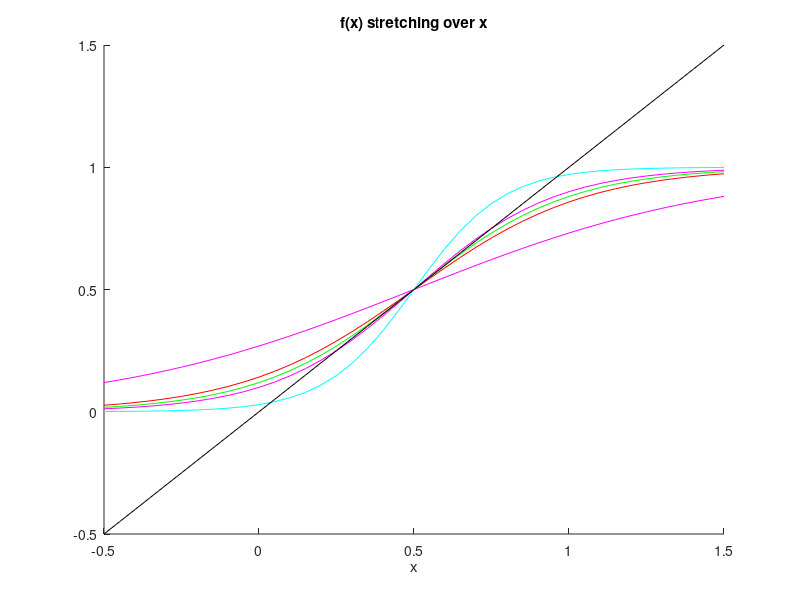

Recreate this plot in MATLAB.
%Graphical stability analysis over different values of alpha
%show how the 2 stable points grow away from the point x = 1/2

%over x
dx = .05;
x = -.5:dx:1.5;
%x curve
funct_x = x;
%f(x)
alpha = [2, 3.6, 4, 4.4, 7];
f = zeros(length(x), length(alpha));

for i=1:length(alpha)
     f(:,i) = exp(alpha(i)*(x-1/2))./(1+exp(alpha(i)*(x-1/2)));
end
figure(1);
clf
hold on
%alpha = 2 in magenta
plot(x, f(:,1), 'm');
%alpha = 3.6 in red
plot(x, f(:,2), 'r');
%alpha = 4 in green
plot(x, f(:,3), 'g');
%alpha = 4.4 in magenta
plot(x, f(:,4), 'm');
%alpha = 7 in cyan
plot(x, f(:,5), 'c');
%x
plot(x, funct_x, 'k');
xlabel('x');
title('f(x) stretching over x');
hold off
 
